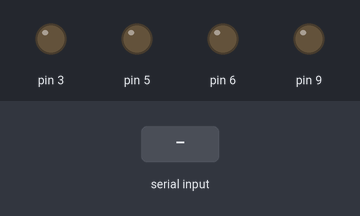
This sketch was run on a simulated Arduino Uno, built with avr-gcc and run on an emulated ATmega328P. On the bench: output pins drawn as LEDs (lit = HIGH). The inputs (shaded band) are chosen by the test bench.

Above: at 1.2 s.
1.3 s: "8\n" received over the second serial link
At 2.1 s:
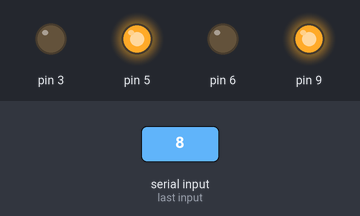
2.8 s: "2\n" received over the second serial link
At 3.4 s:
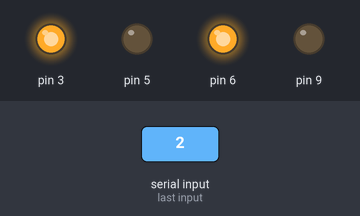
4.3 s: "4\n" received over the second serial link
At 5.5 s:
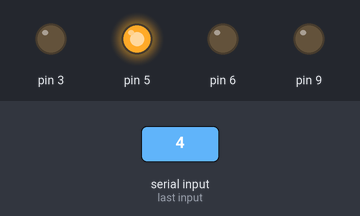
5.8 s: "6\n" received over the second serial link
At 6.7 s:
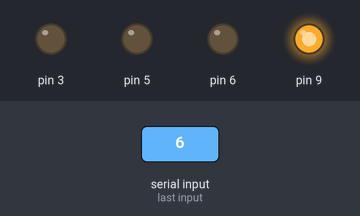
7.3 s: "5\n" received over the second serial link
At 7.9 s:
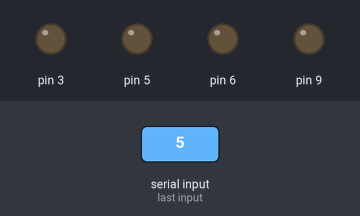
Timing chart, 0 to 9.8 s (numbered marks = the images above; inputs shaded):
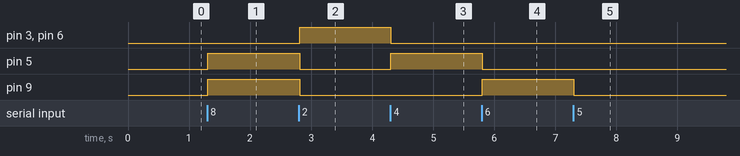

Measured:
- after the input at 1.3 s, pin 5, pin 9: LOW → HIGH at once
- after the input at 2.8 s, pin 3, pin 6: LOW → HIGH at once; pin 5, pin 9: HIGH → LOW at once
- after the input at 4.3 s, pin 3, pin 6: HIGH → LOW at once; pin 5: LOW → HIGH at once
- after the input at 5.8 s, pin 5: HIGH → LOW at once; pin 9: LOW → HIGH at once
- after the input at 7.3 s, pin 9: HIGH → LOW at once

The sketch:

car_wit_bci.ino
```cpp
#include <SoftwareSerial.h>

SoftwareSerial Genotronex(10, 11);

int x=0;
void setup()

{

pinMode(6, OUTPUT);
pinMode(9, OUTPUT);
pinMode(3 ,OUTPUT);
pinMode(5 ,OUTPUT);
Genotronex.begin(9600);
}
void forward()
{
  digitalWrite(3, LOW);
  digitalWrite(5, HIGH);
  digitalWrite(9, HIGH);
  digitalWrite(6, LOW);
}
void backward()
{
  digitalWrite(3, HIGH);
  digitalWrite(5, LOW);
  digitalWrite(9, LOW);
  digitalWrite(6, HIGH);
}
void brake()
{
  digitalWrite(3, LOW);
  digitalWrite(5, LOW);
  digitalWrite(9, LOW);
  digitalWrite(6, LOW);
}
void left()
{
  digitalWrite(3, LOW);
  digitalWrite(5, HIGH);
  digitalWrite(9, LOW);
  digitalWrite(6, LOW);
}
void right()
{
  digitalWrite(3, LOW);
  digitalWrite(5, LOW);
  digitalWrite(9, HIGH);
  digitalWrite(6, LOW);
}

void loop()

{
  while(Genotronex.available()>0)
{

 x= Genotronex.parseInt();
 if(x==8){
 Genotronex.print("FORWARD");
 forward();
}
  else if(x==2){
  Genotronex.println("BACKWARD");
  backward();
}
  else if(x==5){
   Genotronex.println("BRAKE");
   brake();
}
  else if(x==4){
   Genotronex.println("LEFT");
   left();
}
  else if(x==6){
   Genotronex.println("RIGHT");
   right();
}

}

}
```
